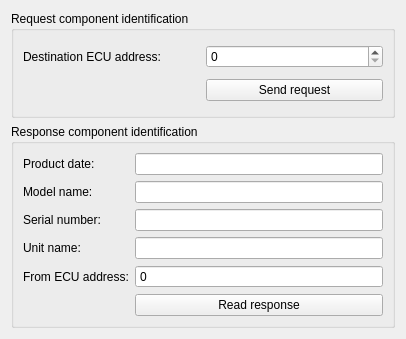
<?xml version="1.0" encoding="UTF-8"?>
<ui version="4.0">
 <class>ComponentIdentificationWindow</class>
 <widget class="QWidget" name="ComponentIdentificationWindow">
  <property name="geometry">
   <rect>
    <x>0</x>
    <y>0</y>
    <width>406</width>
    <height>339</height>
   </rect>
  </property>
  <property name="windowTitle">
   <string>Form</string>
  </property>
  <layout class="QVBoxLayout" name="verticalLayout">
   <item>
    <widget class="QGroupBox" name="groupBox_2">
     <property name="title">
      <string>Request component identification</string>
     </property>
     <layout class="QGridLayout" name="gridLayout_3">
      <item row="0" column="1">
       <widget class="QSpinBox" name="destinationEcuAddressSpinBox">
        <property name="maximum">
         <number>255</number>
        </property>
       </widget>
      </item>
      <item row="1" column="1">
       <widget class="QPushButton" name="sendRequestPushButton">
        <property name="text">
         <string>Send request</string>
        </property>
       </widget>
      </item>
      <item row="0" column="0">
       <widget class="QLabel" name="label_5">
        <property name="text">
         <string>Destination ECU address:</string>
        </property>
       </widget>
      </item>
     </layout>
    </widget>
   </item>
   <item>
    <widget class="QGroupBox" name="groupBox">
     <property name="title">
      <string>Response component identification</string>
     </property>
     <layout class="QGridLayout" name="gridLayout">
      <item row="0" column="1">
       <widget class="QLineEdit" name="productDateLineEdit">
        <property name="maxLength">
         <number>30</number>
        </property>
       </widget>
      </item>
      <item row="1" column="0">
       <widget class="QLabel" name="label_2">
        <property name="text">
         <string>Model name:</string>
        </property>
       </widget>
      </item>
      <item row="3" column="0">
       <widget class="QLabel" name="label_4">
        <property name="text">
         <string>Unit name:</string>
        </property>
       </widget>
      </item>
      <item row="0" column="0">
       <widget class="QLabel" name="label">
        <property name="text">
         <string>Product date:</string>
        </property>
       </widget>
      </item>
      <item row="4" column="1">
       <widget class="QSpinBox" name="fromEcuAddressSpinBox">
        <property name="readOnly">
         <bool>false</bool>
        </property>
        <property name="buttonSymbols">
         <enum>QAbstractSpinBox::NoButtons</enum>
        </property>
       </widget>
      </item>
      <item row="1" column="1">
       <widget class="QLineEdit" name="modelNameLineEdit">
        <property name="maxLength">
         <number>30</number>
        </property>
       </widget>
      </item>
      <item row="2" column="1">
       <widget class="QLineEdit" name="serialNumberLineEdit">
        <property name="maxLength">
         <number>30</number>
        </property>
       </widget>
      </item>
      <item row="2" column="0">
       <widget class="QLabel" name="label_3">
        <property name="text">
         <string>Serial number:</string>
        </property>
       </widget>
      </item>
      <item row="4" column="0">
       <widget class="QLabel" name="label_6">
        <property name="text">
         <string>From ECU address:</string>
        </property>
       </widget>
      </item>
      <item row="3" column="1">
       <widget class="QLineEdit" name="unitNameLineEdit">
        <property name="maxLength">
         <number>30</number>
        </property>
       </widget>
      </item>
      <item row="5" column="1">
       <widget class="QPushButton" name="readResponsePushButton">
        <property name="text">
         <string>Read response</string>
        </property>
       </widget>
      </item>
     </layout>
    </widget>
   </item>
  </layout>
 </widget>
 <resources/>
 <connections/>
</ui>
